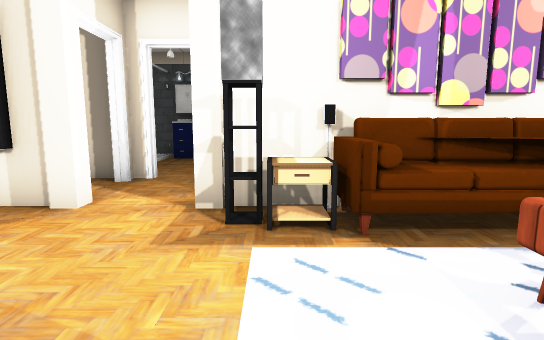
view 1 (above)

16 first-person views from a walk through a 3-D level made in the Unity game engine. The camera is 1.2 m above the floor, tilts 8° down and sees 80° across. The floor is counted in squares, 1 m on a side. Each view is taken from the middle of a square. On the plan, view 1 faces up. The plan holds only what a view shows up to about 14 squares ahead; the rest is blank. The player character is not drawn. Door leaves are left out, so doorways stand open. Some surface patterns are stand-ins.

view 2
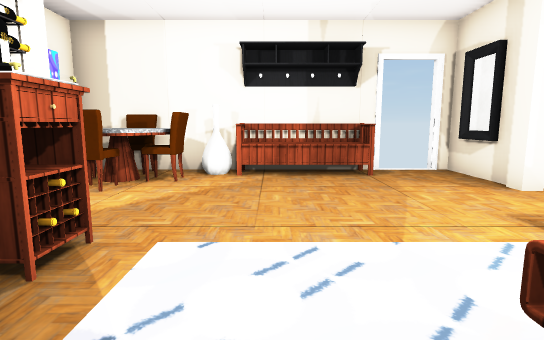

view 3
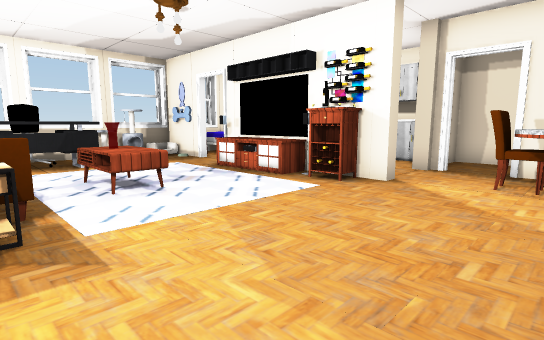

view 4
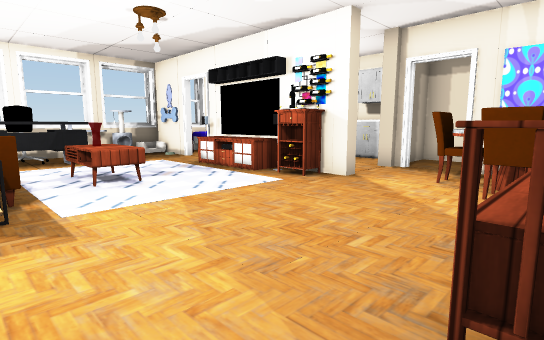

view 5
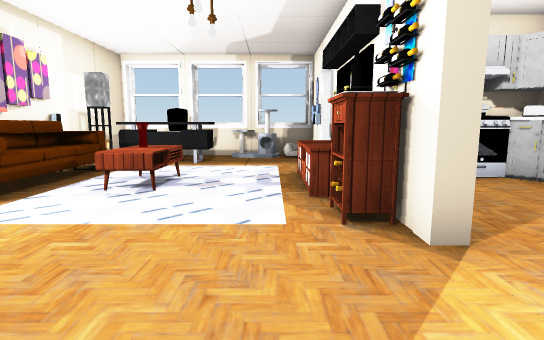

view 6
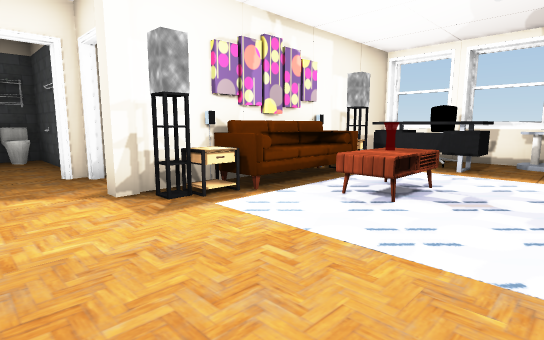

view 7
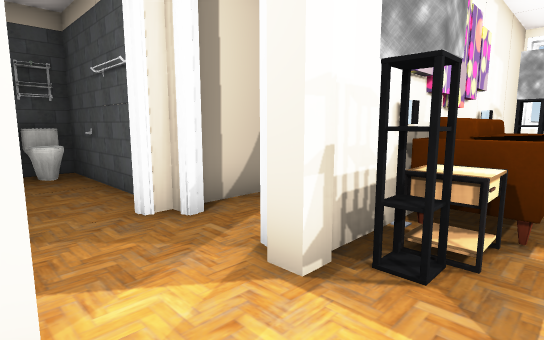

view 8
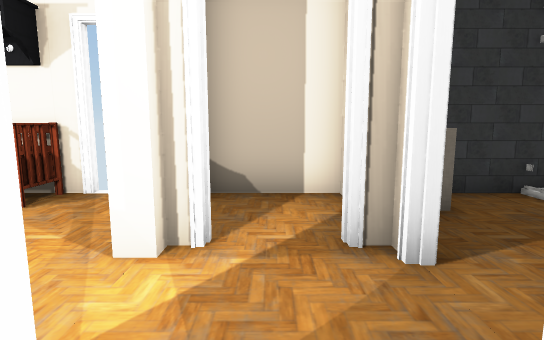

view 9
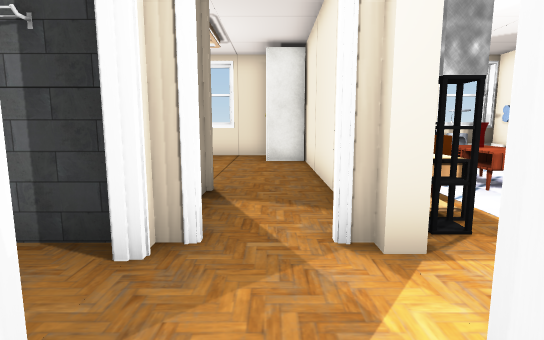

view 10
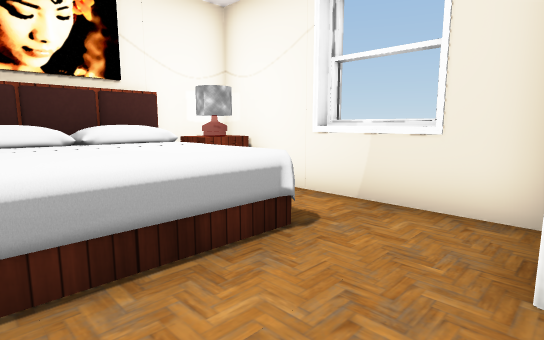

view 11
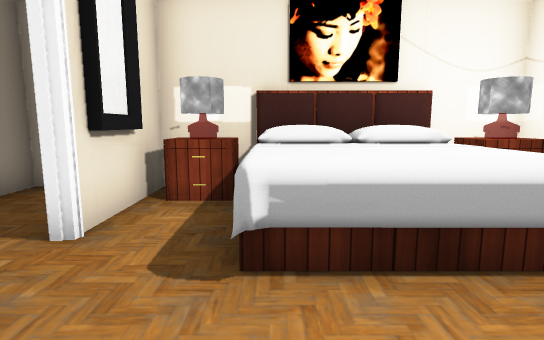

view 12
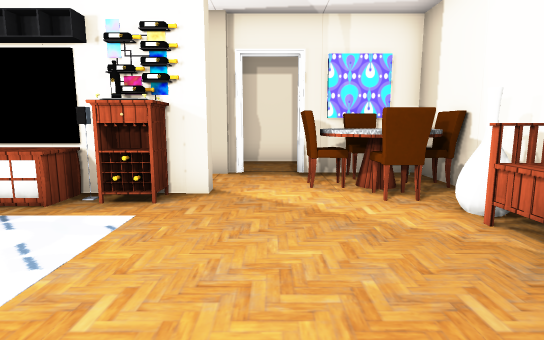

view 13
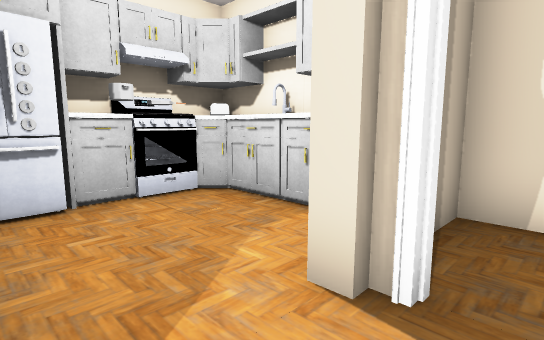

view 14
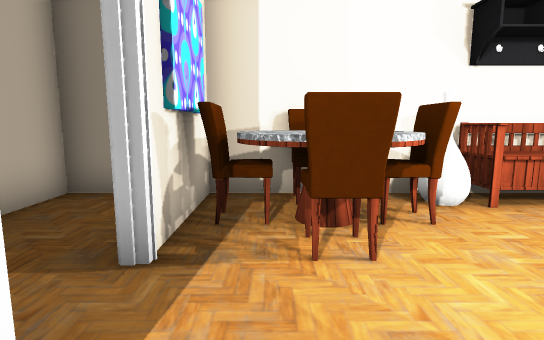

view 15
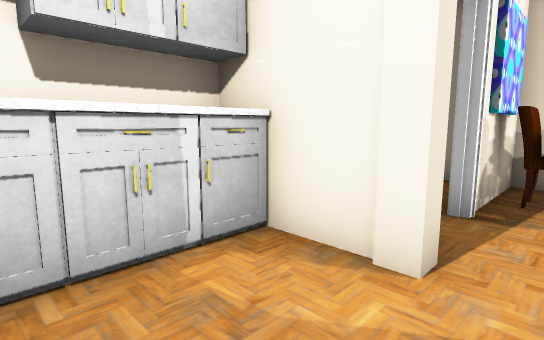

view 16
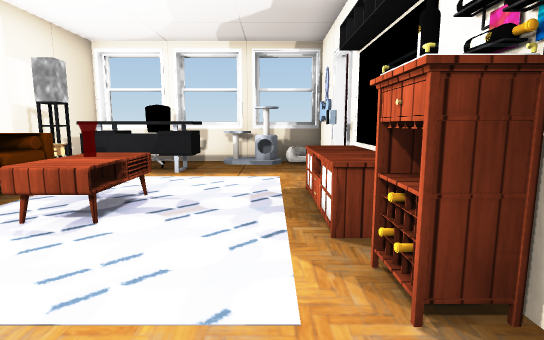

### Floor plan
Points are (right, up) in squares from view 1. A wall is a line through its corners. A room is listed if a view was taken in it or the views show most of it. See-through windows are left out.
Room 1 (views 1, 2, 3, 4, 5, 6, 7, 12, 13, 14, 15, 16)
walls: (0.6, -2.5) (0.6, -1.8); (-0.5, -2.6) (2.5, -2.6); (4.4, -2.6) (4.9, -2.6); (2.6, 4.9) (3.5, 4.9); (-0.6, -5.4) (-0.6, -7.6) (4.2, -7.6); (6.1, -2.6) (9, -2.6) (9, -0.4); (7, 1) (5.9, 1) (5.9, 3.8) (5.4, 3.8); (4.2, -5.3) (4.2, -4.4); (-3.4, 4.7) (-5.6, 4.7) (-5.6, 4.1); (-3.6, -5.1) (-2.6, -5.1); (-0.6, -6.7) (2.8, -6.7) (3.1, -6.4); (-5.6, 2.9) (-5.6, -5.1) (-4.6, -5.1); (9, 0) (9, 1.4); (8.7, -2.6) (8.7, 4.7); (9, 4.7) (-0.6, 4.7)
ways out: open door at (-1, 6) to room 2; open door at (-3, 6) to room 3; open door at (-2, -5) to room 4; open door at (-6, 3.5); open door at (-2, 7); open door at (5.5, -3)
objects: other object (-5, -4) to (-5, -3); other object (-5, -2) to (-5, -1); other object (-5, 0) to (-5, 2); other object (-4, -4); other object (-4, -3); other object (-4, -2); other object (-3, -4) to (-3, -3); other object (-3, 5); other object (-1, -5); other object (-1, -3); other object (-1, 5); other object (0, -2); other object (0, 4) to (1, 4); other object (1, 3) to (4, 4); other object (2, -2) to (4, -2); other object (2, 1) to (3, 2); other object (3, -6) to (4, -6); other object (3, -5); other object (3, -4); other object (3, -3); other object (4, -3); other object (5, 4); other object (7, 2) to (8, 3); other object (8, -1) to (8, 0)
Room 2 (views 8, 10, 11)
walls: (3.5, 4.9) (7.2, 4.9); (9, 7.5) (9, 9.5); (1, 7.2) (-0.5, 7.2); (2.1, 10.9) (2.1, 9.6); (8.7, 6.2) (8.7, 12.2) (7, 12.2); (3.6, 12.2) (1.9, 12.2) (1.9, 9.1); (1.6, 4.9) (2.6, 4.9); (9, 4.1) (9, 4.7)
ways out: open door at (-1, 6) to room 1; open door at (2, 8.5)
objects: other object (2, 7); other object (3, 10); other object (3, 11); other object (4, 9) to (7, 12); other object (7, 11); other object (8, 5) to (8, 6); other object (8, 11)
Room 3 (view 9)
walls: (-3.5, 7.2) (-5.6, 7.2) (-5.6, 4.9)
ways out: open door at (-3, 6) to room 1
Room 4 (no view inside)
walls: (-4.6, -5.1) (-3.6, -5.1); (-5.6, -6.1) (-5.6, -7.6) (-0.8, -7.6) (-0.8, -6.4)
ways out: open door at (-2, -5) to room 1

Where each view was taken, in squares from view 1:
view 1: 0 up, 0 right, facing up
view 2: 0 up, 3 right, facing left
view 3: 4 up, 4 left, facing down-right
view 4: 4 up, 5 left, facing down-right
view 5: 1 down, 4 left, facing right
view 6: 1 down, 3 left, facing up-right
view 7: 3 up, 3 left, facing up-right
view 8: 6 up, 0 right, facing left
view 9: 6 up, 4 left, facing right
view 10: 6 up, 4 right, facing up-right
view 11: 6 up, 4 right, facing up
view 12: 3 up, 2 left, facing down
view 13: 3 down, 2 left, facing down-right
view 14: 4 down, 0 right, facing left
view 15: 4 down, 2 right, facing down-left
view 16: 1 down, 2 left, facing right
